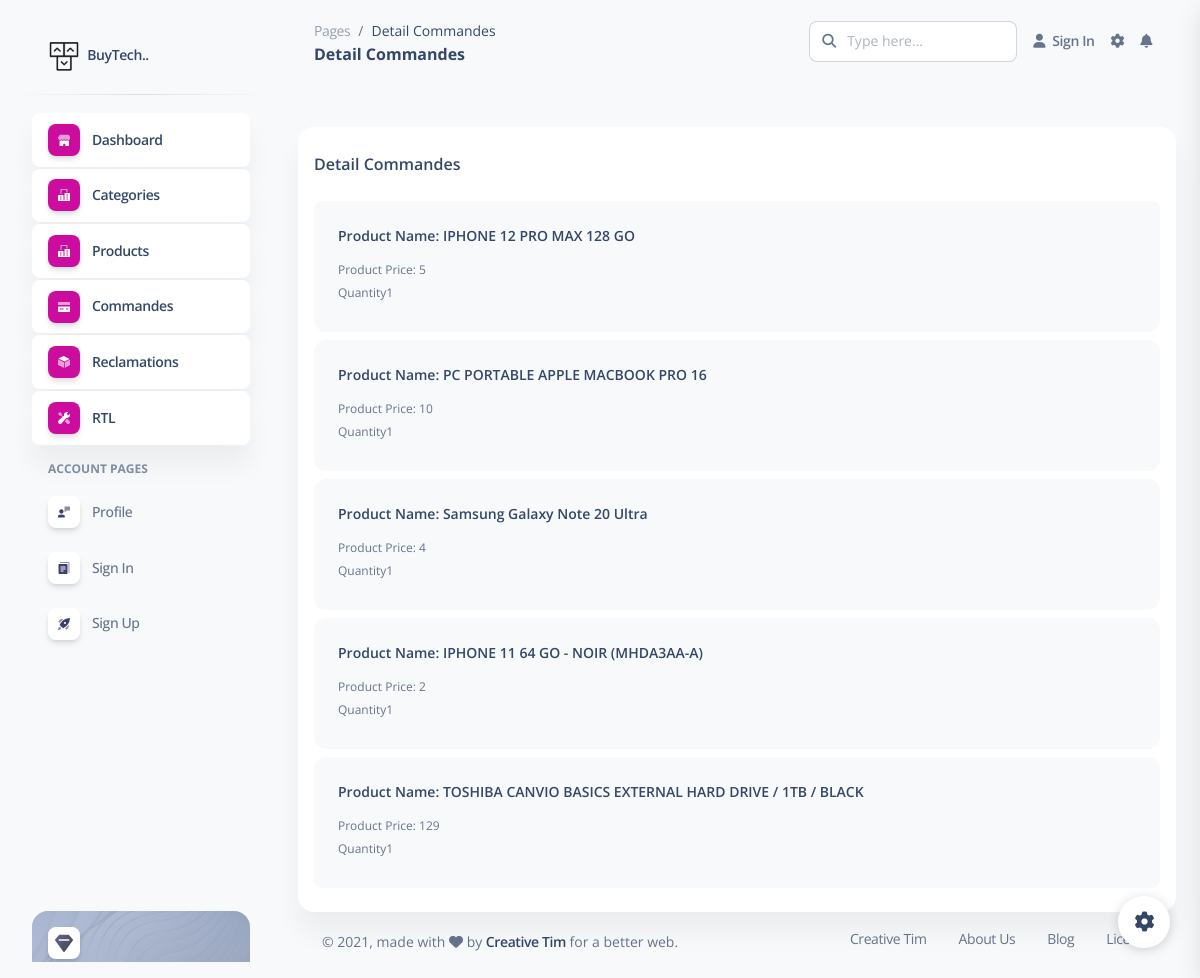
Before: /V/detailCommandeB.php?num_commande=7587314 with the older database file.
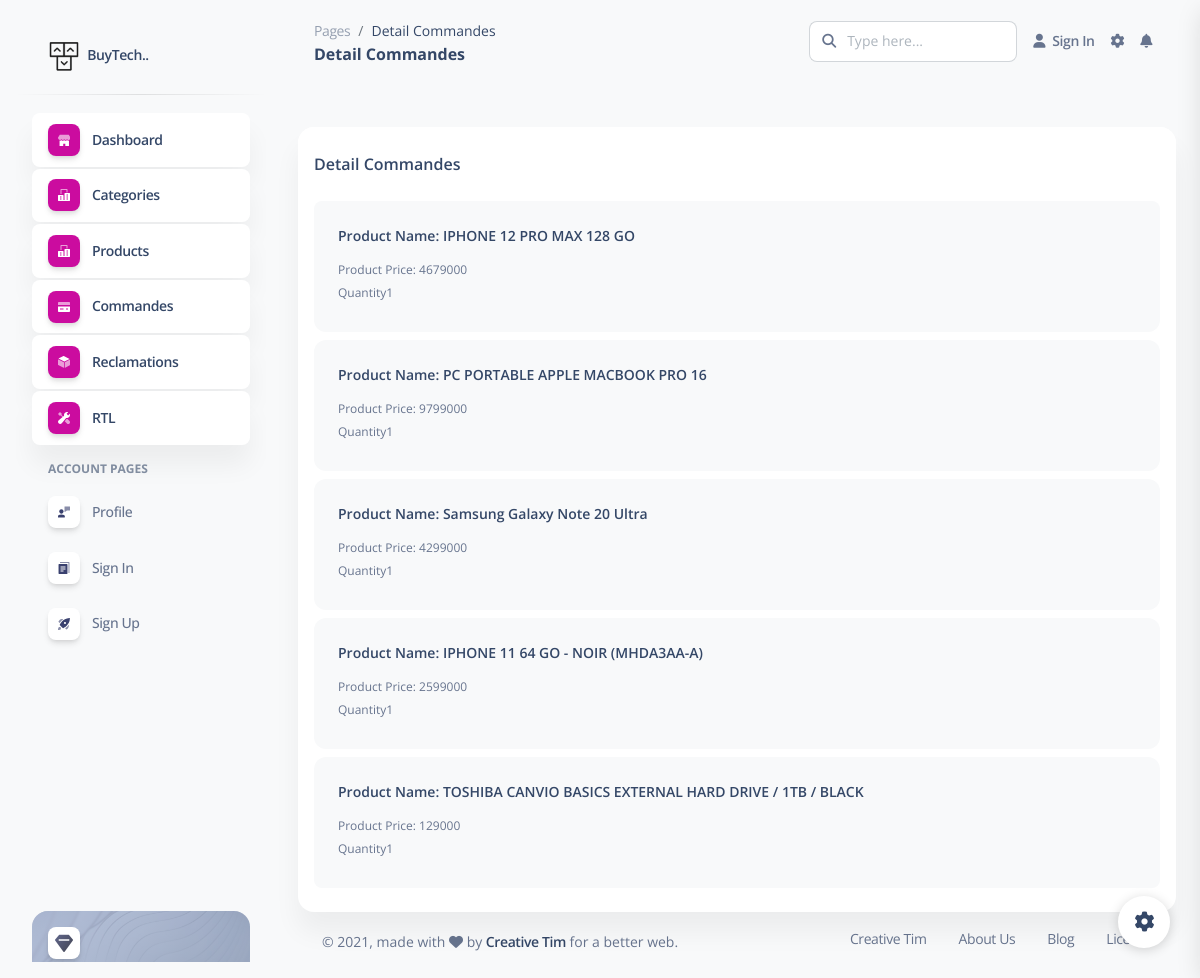
After: the same page with the newer database file.
### tables this page shows
CREATE TABLE `detailcommande` (
  `id_detcom` int(11) NOT NULL,
  `id_produit` int(11) NOT NULL,
  `num_commande` int(11) NOT NULL,
  `qty` int(11) NOT NULL
);

CREATE TABLE `produits` (
  `idprod` int(20) NOT NULL,
  `nom` varchar(60) NOT NULL,
  `int_cat` int(20) NOT NULL,
  `description` text NOT NULL,
  `prix` float NOT NULL,
  `quantite` int(100) NOT NULL,
  `disponibilite` varchar(70) NOT NULL,
  `image` longblob NOT NULL
);

### C/commandesController.php (called while the page is built, shortened)
<?php
class commandesController{
    function getProd($id_produit)
    {
        $sql="select * from projet_web.produits where idprod='$id_produit'";
        $db=config::getConnexion();
        try
        {
            return $db->query($sql)->fetch();
        }
        catch (Exception $e)
        {
            echo 'error:'.$e->getMessage();
        }
    }
    function getDetailCommande($num_commande)
    {
      $sql="select * from projet_web.detailcommande where num_commande='$num_commande' ";
      $db= config::getConnexion();
      try
      {
        return $db->query($sql);
      }
      catch (Exception $e)
      {
        echo 'Error: '.$e->getMessage();
      }
    }
}
    ?>

### V/detailCommandeB.php (the view, shortened to what the changed rows need)
<?php
include "HeaderB.php";
include "../C/commandesController.php";
$i=new CommandesController();
$c=$i->getDetailCommande($_GET["num_commande"]);
?>
<body class="g-sidenav-show  bg-gray-100">
  <main class="main-content position-relative max-height-vh-100 h-100 mt-1 border-radius-lg ">
    <div class="container-fluid py-4">
      <div class="row">
        <div class="col-md-12 mt-4">
          <div class="card">
            <div class="card-body pt-4 p-3">
              <ul class="list-group">
              <?php
foreach ($c as $row)
{
    $prod=$i->getProd($row["id_produit"]);
  echo'
                <li class="list-group-item border-0 d-flex p-4 mb-2 bg-gray-100 border-radius-lg">
                  <div class="d-flex flex-column">
                    <h6 class="mb-3 text-sm">Product Name: '.$prod["nom"].'</h6>
                    <span class="mb-2 text-xs">Product Price: '.$prod["prix"].'</<span class="text-dark ms-sm-2 font-weight-bold"></span></span>
                    <span class="mb-2 text-xs">Quantity'.$row["qty"].'</ <span class="text-dark ms-sm-2 font-weight-bold"></span></span>
                    </div>
                </li>';
}
?>
              </ul>
            </div>
          </div>
        </div>
      </div>
    </div>
  </main>
</body>
</html>

Changed rows visible on the page:
changed through a linked row, detailcommande "IPHONE 12 PRO MAX 128 GO": id_produit.prix "5" → "4679000"
changed through a linked row, detailcommande "PC PORTABLE APPLE MACBOOK PRO 16": id_produit.prix "10" → "9799000"
changed through a linked row, detailcommande "Samsung Galaxy Note 20 Ultra": id_produit.prix "4" → "4299000"
changed through a linked row, detailcommande "IPHONE 11 64 GO - NOIR (MHDA3AA-A)": id_produit.prix "2" → "2599000"
changed through a linked row, detailcommande "TOSHIBA CANVIO BASICS EXTERNAL HARD DRIVE / 1TB / BLACK": id_produit.prix "129" → "129000"
